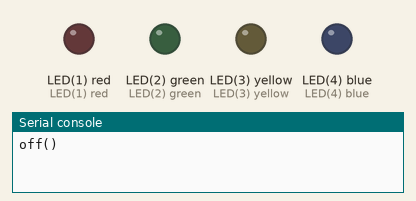
A program run on a simulated pyboard running MicroPython. Parts: output pins drawn as LEDs (lit = HIGH), the last lines printed to the serial console. Library files of the repository ran but are not shown: 1 file(s).

Above: at 0.5 s.
At 2.5 s:
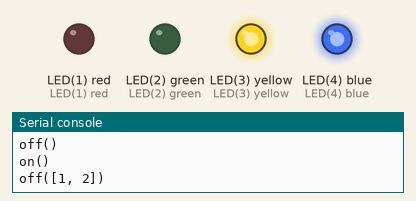
At 3.5 s:
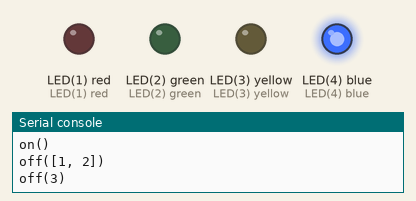
At 4.5 s:
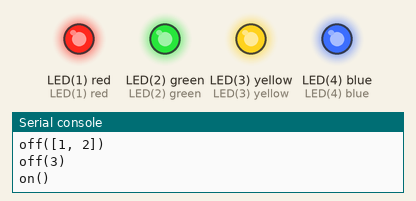
Timing chart, 0 to 6.5 s (numbered marks = the images above):
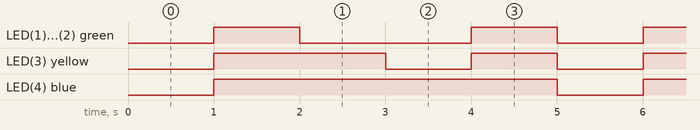

The program:

main.py
```python
__author__ = 'Lesko'
# main.py -- put your code here!
import pyb
from pyblib.leds import LEDS

a = LEDS()
delay = 200
while True:

    print("off()")
    a.off()
    a.delay(1)

    print("on()")
    a.on()
    a.delay(1)

    print("off([1, 2])")
    a.off([1, 2])
    a.delay(1)

    print("off(3)")
    a.off(3)
    a.delay(1)

    print("on()")
    a.on()
    a.delay(1)
```

leds.py
```python
__author__ = 'Lesko'
import pyb


class LEDS():
    def __init__(self, debug=False):
        self.debug = debug
        self.leds = (pyb.LED(1), pyb.LED(2), pyb.LED(3), pyb.LED(4))
        self.led_state = [0, 0, 0, 0]
        self.off()

    def _debug(self, message):
        if self.debug:
            print(message)

    def _set_led_state(self, pos, state):
        """Track state of LEDs and do some error checking."""
        if type(state) != int or state not in [0, 1]:
            raise TypeError("haha")
        self.led_state[pos] = state

    def _all_off(self):
        """Turn all onboard LEDs off."""
        for n, led in enumerate(self.leds):
            led.off()
            self._set_led_state(n, 0)

    def _all_on(self):
        """Turn all onboard LEDs on."""
        for n, led in enumerate(self.leds):
            led.on()
            self._set_led_state(n, 1)

    def _all_toggle(self):
        """Toggle all onboard LEDs."""
        for n, led in enumerate(self.leds):
            led.toggle()
            new_state = 1 if not self.led_state[n] else 0
            self._set_led_state(n, new_state)

    def on(self, ids=[]):
        """Turn LEDs specified by their id on.
        ids = [1, 2, 3, 4]
        ids = 2
        """
        if type(ids) is int and 0 < ids < 5:
            ids = [ids]
        if len(ids) == 0:
            self._all_on()
        else:
            for xid in ids:
                led = self.leds[xid - 1]
                led.on()
                self._set_led_state(xid - 1, 1)

    def off(self, ids=[]):
        """Turn LEDs specified by their id off.
         ids = [1, 2, 3, 4]
         ids = 2
         """
        if type(ids) is int and 0 < ids < 5:
            ids = [ids]
        if len(ids) == 0:
            self._all_off()
        else:
            for xid in ids:
                led = self.leds[xid - 1]
                led.off()
                self._set_led_state(xid - 1, 0)

    def toggle(self, ids=[]):
        """Toggle LEDs specified by their id.
         ids = [1, 2, 3, 4]
         ids = 4
         """
        if type(ids) is int and 0 < ids < 5:
            ids = [ids]
        if len(ids) == 0:
            self._all_toggle()
        else:
            for id in ids:
                led = self.leds[id - 1]
                led.toggle()
                new_state = 1 if not self.led_state[id - 1] else 0
                self._set_led_state(id - 1, new_state)

    def delay(self, t):
        pyb.delay(t*1000)

    def print_state(self):
        print (self.led_state)
        return self.led_state

if __name__ == '__main__':
    a = LEDS()

    a.on(2)
```

Measured:
- by itself, LED(1) red, LED(2) green: repeats every 5.0 s: LOW 2.0 s, HIGH 1.0 s, LOW 1.0 s, HIGH 1.0 s
- by itself, LED(3) yellow: repeats every 5.0 s: LOW 1.0 s, HIGH 1.0 s, LOW 1.0 s, HIGH 2.0 s
- by itself, LED(4) blue: alternates HIGH for 4.0 s and LOW for 1.0 s
